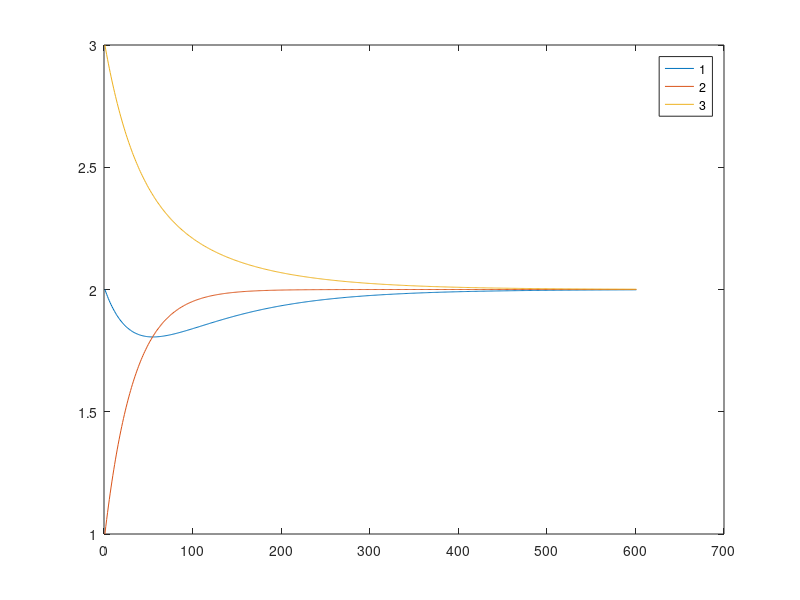

Reproduce this figure in MATLAB.
%% Consensus algorithm
% Va a ser util mas adelante...creo...
% De nuevo supongamos integradores por simplicidad

dt = 0.01;

x = [2;1;3];

for i = 1:600
    x(1,i+1) = x(1,i) + dt*(x(2,i) - x(1,i));
    x(2,i+1) = x(2,i) + dt*((x(1,i) - x(2,i)) + (x(3,i) - x(2,i)));
    x(3,i+1) = x(3,i) + dt*(x(2,i) - x(3,i));
end

plot(x')
legend('1','2','3')